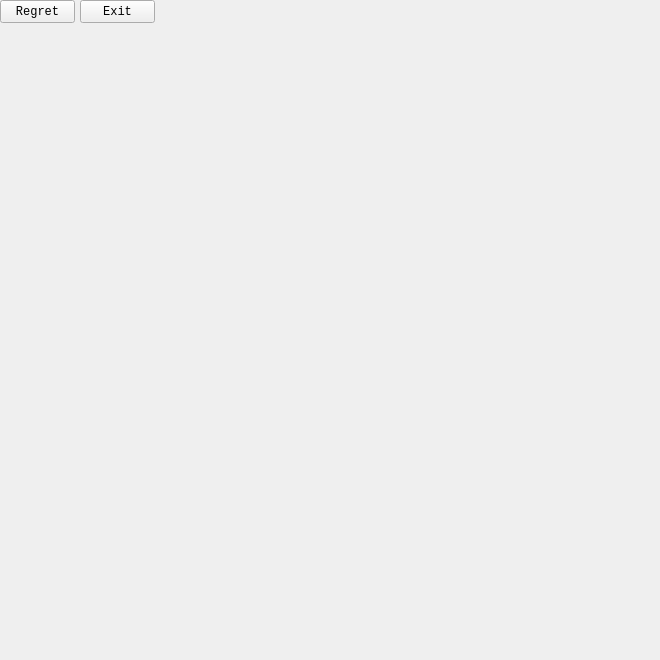
<?xml version="1.0" encoding="UTF-8"?>
<ui version="4.0">
 <class>GameWindow</class>
 <widget class="QMainWindow" name="GameWindow">
  <property name="geometry">
   <rect>
    <x>0</x>
    <y>0</y>
    <width>660</width>
    <height>660</height>
   </rect>
  </property>
  <property name="minimumSize">
   <size>
    <width>660</width>
    <height>660</height>
   </size>
  </property>
  <property name="maximumSize">
   <size>
    <width>660</width>
    <height>660</height>
   </size>
  </property>
  <property name="windowTitle">
   <string>Gobang</string>
  </property>
  <widget class="QWidget" name="centralwidget">
   <widget class="QPushButton" name="pushButton">
    <property name="geometry">
     <rect>
      <x>80</x>
      <y>0</y>
      <width>75</width>
      <height>23</height>
     </rect>
    </property>
    <property name="font">
     <font>
      <family>Consolas</family>
     </font>
    </property>
    <property name="text">
     <string>Exit</string>
    </property>
   </widget>
   <widget class="QPushButton" name="pushButton_2">
    <property name="geometry">
     <rect>
      <x>0</x>
      <y>0</y>
      <width>75</width>
      <height>23</height>
     </rect>
    </property>
    <property name="font">
     <font>
      <family>Consolas</family>
      <pointsize>9</pointsize>
     </font>
    </property>
    <property name="text">
     <string>Regret</string>
    </property>
   </widget>
  </widget>
  <action name="actionExit">
   <property name="text">
    <string>Exit</string>
   </property>
  </action>
 </widget>
 <resources/>
 <connections>
  <connection>
   <sender>pushButton</sender>
   <signal>clicked()</signal>
   <receiver>GameWindow</receiver>
   <slot>GameExit()</slot>
   <hints>
    <hint type="sourcelabel">
     <x>286</x>
     <y>9</y>
    </hint>
    <hint type="destinationlabel">
     <x>190</x>
     <y>146</y>
    </hint>
   </hints>
  </connection>
  <connection>
   <sender>pushButton_2</sender>
   <signal>clicked()</signal>
   <receiver>GameWindow</receiver>
   <slot>RegretChess()</slot>
   <hints>
    <hint type="sourcelabel">
     <x>196</x>
     <y>9</y>
    </hint>
    <hint type="destinationlabel">
     <x>280</x>
     <y>90</y>
    </hint>
   </hints>
  </connection>
 </connections>
 <slots>
  <slot>GameExit()</slot>
  <slot>RegretChess()</slot>
  <slot>ChessBoardSave()</slot>
  <slot>ChessBoardLoad()</slot>
 </slots>
</ui>
